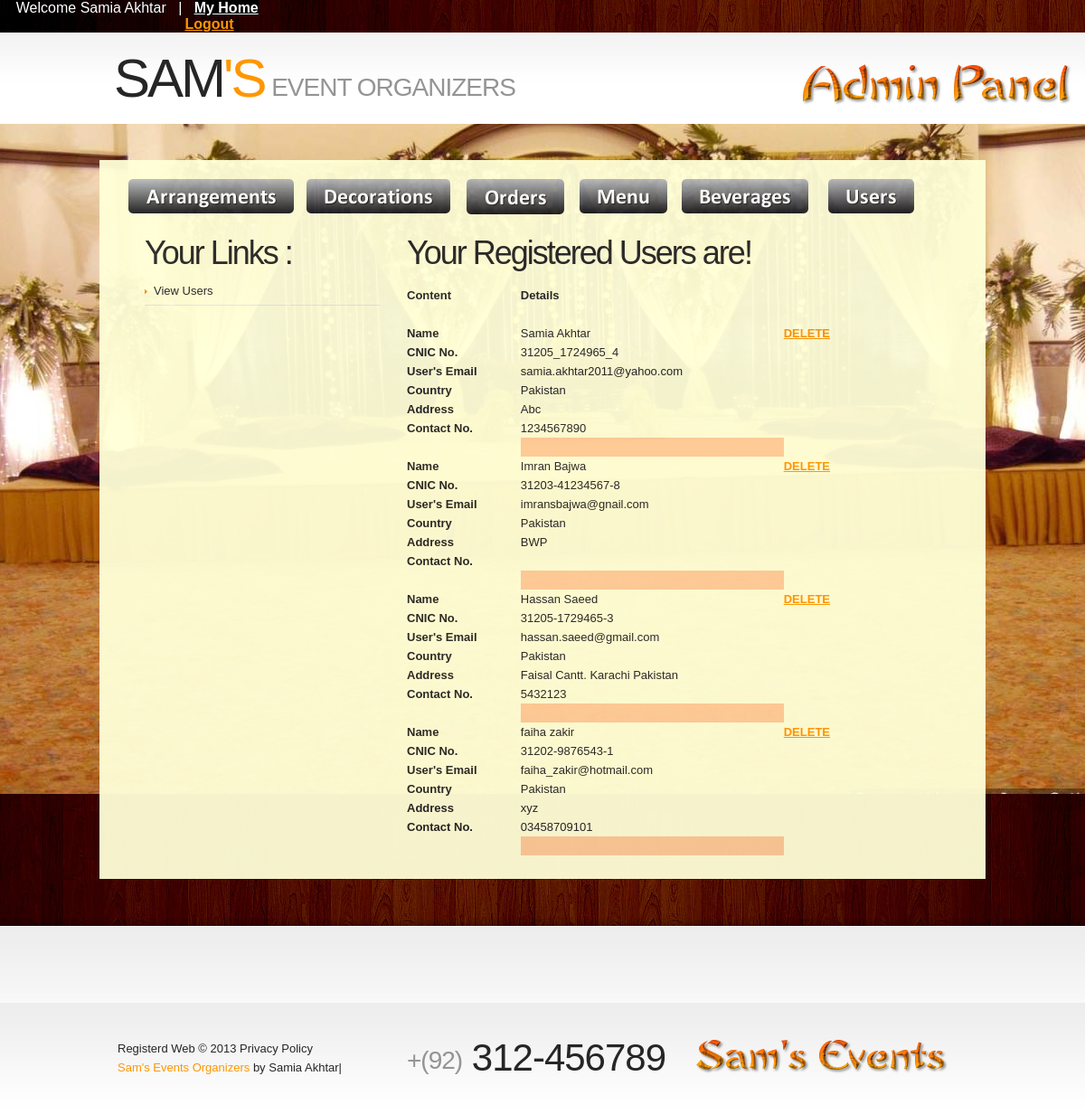
The app's page /admin/users_page.php (signed in) with its own data.
### tables this page shows
CREATE TABLE IF NOT EXISTS `user_registration_table` (
  `u_id` int(11) NOT NULL AUTO_INCREMENT,
  `u_name` varchar(255) NOT NULL,
  `u_cnic` varchar(255) NOT NULL,
  `u_email` varchar(255) NOT NULL,
  `u_pass` varchar(255) NOT NULL,
  `u_country` varchar(255) NOT NULL,
  `u_address` varchar(255) NOT NULL,
  `u_contact` varchar(255) NOT NULL,
  PRIMARY KEY (`u_id`),
  UNIQUE KEY `u_cnic` (`u_cnic`)
);

### admin/users_page.php (the view, shortened to what this page needs)
<!DOCTYPE html>
<html lang="en">
<head>
    <link rel="stylesheet" href="css/reset.css" type="text/css" media="screen">
    <link rel="stylesheet" href="css/style.css" type="text/css" media="screen">
    <link rel="stylesheet" href="css/grid.css" type="text/css" media="screen">
</head>
<body id="page2">
    <header>
    <?php
if (!isset($_SESSION['s_name'])){
                          echo "<div class=mybar id=L1 style=background-image:url(images/bg-top-tail2.jpg)>
      <div class=menu> &nbsp; &nbsp;&nbsp; &nbsp; &nbsp; &nbsp;  &nbsp; &nbsp; &nbsp; &nbsp; &nbsp;  &nbsp; &nbsp; &nbsp; &nbsp; &nbsp;  &nbsp; &nbsp; &nbsp; &nbsp; &nbsp; &nbsp; &nbsp; &nbsp; &nbsp; &nbsp; &nbsp; &nbsp; &nbsp; &nbsp; &nbsp; &nbsp; &nbsp; &nbsp; &nbsp; &nbsp; &nbsp; &nbsp; &nbsp; &nbsp; &nbsp; &nbsp; &nbsp; &nbsp; &nbsp; &nbsp; &nbsp; &nbsp; &nbsp; &nbsp; &nbsp; &nbsp; &nbsp; &nbsp; &nbsp; &nbsp; &nbsp; &nbsp; &nbsp; &nbsp; &nbsp; &nbsp; &nbsp; &nbsp; &nbsp; &nbsp; &nbsp; &nbsp; &nbsp; &nbsp; &nbsp; &nbsp; &nbsp; &nbsp; &nbsp; &nbsp; &nbsp; &nbsp; &nbsp; &nbsp; &nbsp; &nbsp; &nbsp; &nbsp; &nbsp; &nbsp; &nbsp; &nbsp; &nbsp; &nbsp; &nbsp; &nbsp; &nbsp; &nbsp; &nbsp; &nbsp; &nbsp; &nbsp; &nbsp; &nbsp; &nbsp; &nbsp; &nbsp; &nbsp; &nbsp; &nbsp; &nbsp; &nbsp; &nbsp; &nbsp; &nbsp; &nbsp; &nbsp; &nbsp; &nbsp; &nbsp; &nbsp; &nbsp; &nbsp; &nbsp; &nbsp; &nbsp; &nbsp; &nbsp; &nbsp; &nbsp;&nbsp;&nbsp;&nbsp;&nbsp;&nbsp;&nbsp;&nbsp;&nbsp;&nbsp; &nbsp;&nbsp;&nbsp;&nbsp;&nbsp;&nbsp;&nbsp;&nbsp;&nbsp;&nbsp; &nbsp; &nbsp; &nbsp; &nbsp; &nbsp; &nbsp; &nbsp; &nbsp; &nbsp; &nbsp;&nbsp;&nbsp;&nbsp;&nbsp;&nbsp;&nbsp;&nbsp;&nbsp;&nbsp;
                                <a href=admin_home.php>Login</a> </div></div>";
    }
	else
	{
 echo "  <div class=mybar  id=L2 style=background-image:url(images/bg-top-tail2.jpg)>
      <div class=menu>  &nbsp; &nbsp;";
	$name= $_SESSION['s_name'];
echo " Welcome $name ";
	echo " &nbsp; | &nbsp; <a href=myadmin.php class=active><strong>My Home</strong></a> &nbsp; &nbsp; &nbsp; &nbsp; &nbsp; &nbsp; &nbsp;&nbsp; &nbsp; &nbsp; &nbsp;  &nbsp; &nbsp; &nbsp; &nbsp; &nbsp;  &nbsp; &nbsp; &nbsp; &nbsp; &nbsp;  &nbsp; &nbsp; &nbsp; &nbsp; &nbsp; &nbsp; &nbsp; &nbsp; &nbsp; &nbsp; &nbsp; &nbsp; &nbsp; &nbsp; &nbsp; &nbsp; &nbsp; &nbsp; &nbsp; &nbsp; &nbsp; &nbsp; &nbsp; &nbsp; &nbsp; &nbsp; &nbsp; &nbsp; &nbsp; &nbsp; &nbsp; &nbsp; &nbsp; &nbsp; &nbsp; &nbsp; &nbsp; &nbsp; &nbsp; &nbsp; &nbsp; &nbsp; &nbsp; &nbsp; &nbsp; &nbsp; &nbsp; &nbsp; &nbsp; &nbsp; &nbsp; &nbsp; &nbsp; &nbsp; &nbsp; &nbsp; &nbsp; &nbsp; &nbsp; &nbsp; &nbsp; &nbsp; &nbsp; &nbsp; &nbsp; &nbsp; &nbsp; &nbsp; &nbsp; &nbsp; &nbsp; &nbsp; &nbsp; &nbsp; &nbsp; &nbsp; &nbsp; &nbsp; &nbsp; &nbsp; &nbsp;  &nbsp; &nbsp; &nbsp; &nbsp; &nbsp; &nbsp; &nbsp; &nbsp;  &nbsp; &nbsp; &nbsp; &nbsp; &nbsp; &nbsp; &nbsp; &nbsp; &nbsp; &nbsp; &nbsp; &nbsp; &nbsp; &nbsp; &nbsp; &nbsp;
                             <a href=logout.php><strong>Logout</strong></a>
							 <br>  </div></div>";
                         }
    ?>
    <div class="row-2">
       	<div class="main">
            	<div class="container_12">
                	<div class="grid_9">
                    	<h1>
                            <a class="logo" href="home.php">Sam<strong>'s</strong></a>
                            <span>Event Organizers</span>
                        </h1>
                    </div>
                    <div class="grid_3">
                    	<form id="search-form" method="post" enctype="multipart/form-data">
                    	  <img src="images/cooltext1148775572.png" width="298" height="46">
                    	</form>
                  </div>
                </div>
      </div>
      </div>
</header><div class="ic"></div>
    <section id="content">
        <div class="bg-top">
        	<div class="bg-top-2">
                <div class="bg">
                    <div class="bg-top-shadow">
                        <div class="main">
                          <div class="trans" style="background-color:#FFFFD7">
                             <div class="container_12">
                                <div class="wrapper">
                                  <table width="981" border="0" cellspacing="10" cellpadding="" align="center">
  <tr><td colspan="6"><br></td></tr>
  <tr>
     <td width="183">&nbsp; &nbsp; &nbsp; <a href="mange_arrangements.php"> <img src="images/admin (3).png" width="183" height="38"></a></td>
    <td width="159">&nbsp; <a href="view_decorations.php"><img src="images/admin (4).png" width="159" height="38"></a></td>
    <td width="108"><span><a href="orders_page.php"><img src="images/admin (5).png" width="108" height="39"></a></span></td>
    <td width="97"><a href="menu_page.php"><img src="images/admin (7).png" width="97" height="38"></a></td>
    <td width="140"><a href="beverages_page.php"><img src="images/admin (8).png" width="140" height="38"></a></td>
    <td width="160"><a href="users_page.php"><img src="images/admin (6).png" width="95" height="38"></a></td>
    <tr><td colspan="6"><br></td></tr>
</table>
                                            <div class="grid_12">
                                                <div class="wrapper">
                                                    <article class="grid_4 alpha">
                                                        <div class="indent">
                                                            <h3 class="prev-indent-bot2">Your Links : </h3>
                                                            <ul class="list-2">
                                                              <li><a href="users.php">View Users</a></li>
                                                            </ul>
                                                        </div>
                                                    </article>
                                                    <article class="grid_8 omega">
                                                        <div class="indent-right">
                                                            <h3 class="p2">Your Registered Users are!</h3>
                                                            <div class="wrapper prev-indent-bot2">
                                   <table width="500">
                                   <tr><td><b>Content</b></td><td><b>Details</b></td></tr>
                                   <tr><td><br></td></tr>
 <?php
		$sql="Select * From user_registration_table";
		$rs = mysql_query($sql) or die(mysql_error());
	if(mysql_num_rows($rs)>0)
	{
	while($row = mysql_fetch_array($rs))
	{
	echo "<tr><td><b>Name</b></td><td>".$row['u_name']."</td>";
	 echo "<td><a href=users_page.php?delid=" . $row['u_id'] . "><b>DELETE<b></a> </td></tr>";
	echo "<tr><td><b>CNIC No.</b></td><td>".$row['u_cnic']."</td></tr>";
	echo "<tr><td><b>User's Email</b></td><td>".$row['u_email']."</td></tr>";
	echo "<tr><td><b>Country</b></td><td>".$row['u_country']."</td></tr>";
	echo "<tr><td><b>Address</b></td><td>".$row['u_address']."</td></tr>";
	echo "<tr><td><b>Contact No.</b></td><td>".$row['u_contact']."</td></tr>";
	echo "<tr><td></td><td bgcolor=#FFCC99 colsapn=3>  &nbsp; &nbsp; &nbsp; &nbsp; &nbsp;  &nbsp; &nbsp; &nbsp; &nbsp; &nbsp;  &nbsp; &nbsp; &nbsp; &nbsp; &nbsp; &nbsp; &nbsp; </td></tr>";
	}
	}
             echo "<tr><td><br></td></tr>";
			 ?>
             </table>
                                      </div>
                                   </article>
                                </div>
                             </div>
                         </div>
                      </div>
                  </div>
              </div>
          </div>
      </div>
                    </div>
                </div>
        <div class="bg-bot">
        </div>
    </section>
<footer>
        <div class="main">
        	<div class="container_12">
  <div class="wrapper">
                	<div class="grid_4">
                    	<div>Registerd Web &copy; 2013 <a class="link color-3" href="#">Privacy Policy</a></div>
                        <div><a rel="nofollow" target="_blank" hrfhome.php">Sam's Events Organizers</a> by Samia Akhtar|</div>
                    </div>
                    <div class="grid_4">
                    	<span class="phone-numb"><span>+(92)</span> 312-456789</span>
                    </div>
                    <div class="grid_4">
                    	<ul class="list-services">
                        	<li><img src="images/cooltext1148772876.png" width="279" height="39"></li>
                        </ul>
                    </div>
                </div>
            </div>
        </div>
</footer>
</body>
</html>

### admin/css/style.css (style rules this page uses)
article, aside, audio, canvas, command, datalist, details, embed, figcaption, figure, footer, header, hgroup, keygen, meter, nav, output, progress, section, source, video { display:block }
html { width:100% }
body { font-family:Arial, Helvetica, sans-serif;font-size:100%;color:#262626;min-width:980px;background:#fff }
.bg-top-shadow { width:100%; background:url(../images/bg-top-shadow.png) center bottom repeat-x; padding:40px 0 52px }
.bg-top { width:100%; background:url(../images/bg-top-tail.jpg) center top repeat-x }
.bg-top-2 { width:100%; background:url(../images/bg-top-tail2.jpg) center top repeat-y }
.bg { width:100%; background:url(../images/bg-top.jpg) center top no-repeat fixed }
.bg-bot { width:100%; background:url(../images/bg-bot-tail.gif) center top repeat-x #fff; padding:30px 0 55px }
.main { width:980px;padding:0;margin:0 auto;font-size:0.8125em;line-height:1.6153em }
a { color:#ff9601; outline:none }
.wrapper { width:100%; overflow:hidden; position:relative }
.trans { filter: Alpha(Opacity=95); opacity:0.95; }
.mybar { font-family:Arial, Helvetica, sans-serif; color:#FFF; background-image:url(file:///E|/Vertigo/VertrigoServ/www/Event_Management/user/images/bg-top-tail2.jpg) }
.p2 { margin-bottom:15px }
.color-3 { color:#262626 }
.indent-right { padding-right:30px }
.indent { padding:0 10px 0 30px }
.prev-indent-bot2 { margin-bottom:5px }
.menu li a, .list-1 li a, .list-2 li a, .link, .button, .logo { text-decoration:none }
header { width:100%;position:relative;z-index:2 }
.row-2 { width:100%;min-height:101px;background:url(../images/row2-tail.gif) left top repeat-x #fff }
h1 { padding:15px 0 0 0;position:relative;font-weight:normal;text-transform:uppercase;margin-left:-4px;font-family:"Trebuchet MS", Arial, Helvetica, sans-serif }
h1 span { display:inline-block; font-size:28px; line-height:1.2em; color:#949494; letter-spacing:-1px; padding:29px 0 0 4px }
.logo { display:inline-block;font-size:60px;line-height:1.2em;;color:#262626;cursor:pointer;letter-spacing:-3px }
.logo strong { color:#ff9601; font-weight:normal }
.menu { padding:0;width:100% }
.menu a.active { color:#fff;background-position:left top;background-repeat:repeat-x;background-color:#000 }
#search-form { padding:35px 0px 0 37px }
#content { width:100%;padding:0;position:relative;z-index:1 }
h3 { font-family:"Trebuchet MS", Arial, Helvetica, sans-serif;font-size:36px;line-height:1.2em;margin:0 0 22px 0;color:#262626;font-weight:normal;letter-spacing:-2px }
.list-2 li { line-height:1.23em;padding:8px 0;background:url(../images/pic-1.gif) 0 bottom repeat-x }
.list-2 li a { display:inline-block; color:#262626; padding-left:10px; background:url(../images/marker-2.gif) 0 6px no-repeat }
footer { width:100%;padding:40px 0 33px;background:url(../images/footer-tail.gif) center top repeat-x #fff }
.phone-numb { display:inline-block;font-size:42px;line-height:1.2em;font-family:"Trebuchet MS", Arial, Helvetica, sans-serif;letter-spacing:-1px;margin-top:-4px }
.phone-numb span { display:inline-block; font-size:28px; color:#949494; padding-top:3px }
.list-services { padding:0 }
.list-services li { float:left; padding:0 0 0 20px }
.list-services li:first-child { padding:0 }

### admin/css/grid.css (style rules this page uses)
.container_12 { margin-left: auto; margin-right: auto; width: 960px; }
.grid_1, .grid_2, .grid_3, .grid_4, .grid_5, .grid_6, .grid_7, .grid_8, .grid_9, .grid_10, .grid_11, .grid_12 { display:inline; float: left; position: relative; margin-left: 10px; margin-right: 10px; }
.alpha { margin-left: 0; }
.omega { margin-right: 0; }
.container_12 .grid_3 { width:220px; }
.container_12 .grid_4 { width:300px; }
.container_12 .grid_8 { width:620px; }
.container_12 .grid_9 { width:700px; }
.container_12 .grid_12 { width:940px; }

### records on screen
user_registration_table: u_name "Samia Akhtar", u_cnic "31205_1724965_4", u_email "samia.akhtar2011@yahoo.com", u_country "Pakistan", u_address "Abc", u_contact "1234567890"
user_registration_table: u_name "Imran Bajwa", u_cnic "31203-41234567-8", u_email "imransbajwa@gnail.com", u_country "Pakistan", u_address "BWP"
user_registration_table: u_name "Hassan Saeed", u_cnic "31205-1729465-3", u_email "hassan.saeed@gmail.com", u_country "Pakistan", u_address "Faisal Cantt. Karachi Pakistan", u_contact "5432123"
user_registration_table: u_name "faiha zakir", u_cnic "31202-9876543-1", u_email "faiha_zakir@hotmail.com", u_country "Pakistan", u_address "xyz", u_contact "03458709101"

### other values on screen
$name "Samia Akhtar"
